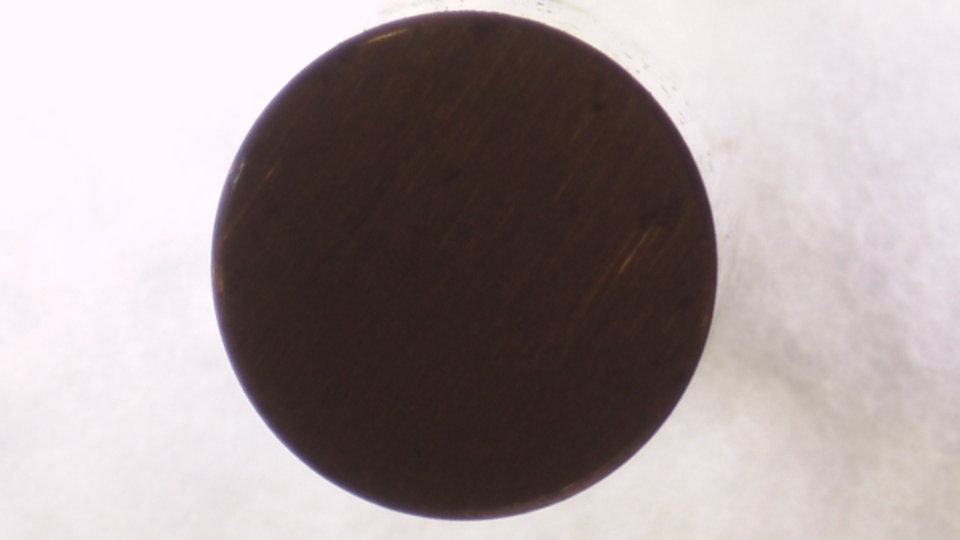
#> input picture images/test8.jpg, 1920 x 1080 px, given in place of the camera (shown at 1/2 size)
$ python main.py
#> lines starting #> are read from the running program, lines starting #| are printed output that depends on the picture; long printed decimals are rounded
### Quadrants/quadrants.py

class Quadrant:
    patterns = []
    quadrant_number = -1

    @classmethod
    def checkPattern(cls, neighbor_pattern):
        for pattern in cls.patterns:
            if neighbor_pattern == pattern:
                return cls.quadrant_number
        return None

class Quadrant0(Quadrant):
    patterns = [0, 0, 0, 0]
    quadrant_number = 0

class Quadrant1(Quadrant):
    #patterns = [[1, 0, 0, 0], [0, 1, 0, 0], [0, 0, 0, 1], [0, 0, 1, 0]]
    patterns = [[255, 0, 0, 0], [0, 255, 0, 0], [0, 0, 0, 255], [0, 0, 255, 0]]
    quadrant_number = 1

class Quadrant2(Quadrant):
    #patterns = [[1, 1, 0, 0], [0, 1, 0, 1], [0, 0, 1, 1], [1, 0, 1, 0]]
    patterns = [[255, 255, 0, 0], [0, 255, 0, 255], [0, 0, 255, 255], [255, 0, 255, 0]]
    quadrant_number = 2

class Quadrant3(Quadrant):
    #patterns = [[1, 1, 0, 1], [0, 1, 1, 1], [1, 0, 1, 1], [1, 1, 1, 0]]
    patterns = [[255, 255, 0, 255], [0, 255, 255, 255], [255, 0, 255, 255], [255, 255, 255, 0]]
    quadrant_number = 3

class Quadrant4(Quadrant):
    #patterns = [[1, 1, 1, 1]]
    patterns = [[255, 255, 255, 255]]
    quadrant_number = 4


class QuadrantD(Quadrant):
    #patterns = [[1, 0, 0, 1], [0, 1, 1, 0]]
    patterns = [[255, 0, 0, 255], [0, 255, 255, 0]]
    quadrant_number = 5


def matchPattern(neighbor_pattern):
    # Check all of the Quadrant patterns, check which one matches
    if Quadrant0.checkPattern(neighbor_pattern):
        return 0
    elif Quadrant1.checkPattern(neighbor_pattern):
        return 1
    elif Quadrant2.checkPattern(neighbor_pattern):
        return 2
    elif Quadrant3.checkPattern(neighbor_pattern):
        return 3
    elif Quadrant4.checkPattern(neighbor_pattern):
        return 4
    else:
        return 5


print(matchPattern([1, 1, 1, 1]))

### webcam.py
import cv2
from helper import*
import time

# [6 lines left out: function display_captured_image, not called in this run]


def start():
    vid = cv2.VideoCapture(0)
    frame = None
    while True:
        ret, frame = vid.read()
        cv2.imshow("camera", frame)
        if cv2.waitKey(1) & 0xFF == ord('q'):
            break
    vid.release()
    cv2.destroyAllWindows()
    return frame

# [18 lines of commented-out code are left out]

### helper.py
import cv2
import glob
import numpy as np
from scipy import ndimage
from skimage.measure import regionprops
from Quadrants.quadrants import *

WIDTH = 720
HEIGHT = 480

file_name = input("Enter the file name for this jpg image: ")
#> the answer given: images/test8.jpg


def areaFormula(nq1, nq2, nq3, nq4, nqd):
    res = 0.25 * (nq1 + (2 * nq2) + (3 * nq3) + (4 * nq4) + (2 * nqd))
    return res

# Takes a string filename to an image file to binarize, returns filled binary image of original input image
def binarizeImage(filename, img=None):
    if img is None:
        img = cv2.imread(filename, 2)

    #resized = cv2.resize(img, (WIDTH, HEIGHT), interpolation=cv2.INTER_AREA)

    # Converting the image into binary. The second argument is an integer representing the cutoff intensity for a pixel
    # If a pixel's intensity is above 150, set it to 0. If below 150, set to 1
    ret, bw_image = cv2.threshold(img, 150, 1, cv2.THRESH_BINARY_INV)
    imgArray = np.asarray(bw_image)

    # Fill the image to get rid of stray black pixels
    imgArrayFilled = np.array(ndimage.binary_fill_holes(imgArray), dtype=np.uint8) * 255
    return imgArrayFilled


def bwarea(img):
    properties = regionprops(img)
    return properties[0].area


def calculateValveArea(calibrated_value, targetFile='images/tv12.jpg', img=None):  #enter picture name to find values here
    if img is None:
        img = cv2.imread(targetFile, 2)

  #  file_name = input("Enter the file name for this jpg image: ")

    resized = cv2.resize(img, (720, 480), interpolation=cv2.INTER_AREA)
    ret, bw_image = cv2.threshold(img, 125, 1, cv2.THRESH_BINARY_INV)
    imgArray = np.asarray(bw_image)
    imgArrayFilled = np.array(ndimage.binary_fill_holes(imgArray), dtype=np.uint8) * 255
    cv2.imshow("output", imgArrayFilled)

    #Save the image
    cv2.imwrite("images/" + file_name + "saved.jpg", imgArrayFilled)

    valve_pixel_area = bwarea(imgArrayFilled)
    return calibrated_value * valve_pixel_area

# [20 lines of commented-out code are left out]

### calibration.py
import cv2
import math
from helper import *


# High precision value to represent pi
PI = math.pi

# Calibrated value that we will obtain from the gauge
pixel_calibrated_value = 0

# Actual, measured diameter of the gauge in millimeter
gauge_actual_diameter = 5.49

# Actual area of gauge
gauge_actual_area = 0.25 * (gauge_actual_diameter * gauge_actual_diameter) * PI

# Calculated area of gauge
gauge_calculated_area = 0


def calibrate(filename='images/test10.jpg', img=None):
    binaryGaugeImgFilled = None
    # Convert the gauge image into binary, and fill it.
    if img is None:
        binaryGaugeImgFilled = binarizeImage(filename)
    else:
        binaryGaugeImgFilled = binarizeImage(filename=None,img=img)


    # Now we calculate the area
    imgArea = bwarea(binaryGaugeImgFilled)

    pixel_calibrated_value = gauge_actual_area / imgArea
    gauge_calculated_area = imgArea * pixel_calibrated_value

    return gauge_actual_area, gauge_calculated_area, pixel_calibrated_value, imgArea

### main.py
import cv2
import numpy as np

from scipy import ndimage
from Quadrants.quadrants import *
from helper import *
from calibration import *
from webcam import *

#file_name = input("Enter the file name for this jpg image:")

picture = start()
#> in start, frame is the input picture: shape (1080, 1920, 3); mean B, G, R 154.3, 153.6, 164.9
#> (key q is pressed here)

(actual_area, calculated_area, calibrated_value, pixel_area) = calibrate(img=picture)
#> in binarizeImage, `ret, bw_image = cv2.threshold(img, 150, 1, cv2.THRESH_BINARY_INV)`:
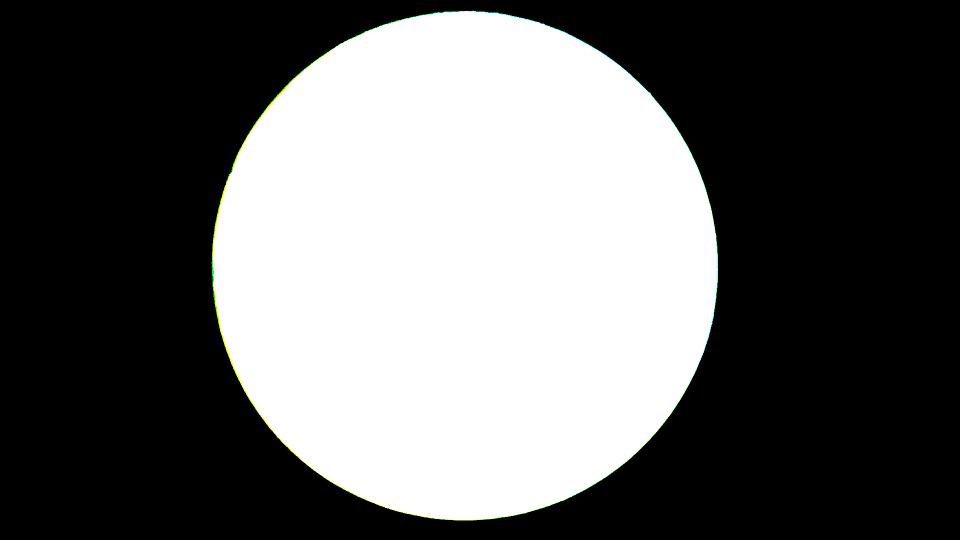
#> bw_image: shape (1080, 1920, 3) (shown at 1/2 size); mean B, G, R 0.389, 0.39, 0.389; drawn with 1 as white
#> in bwarea, `properties = regionprops(img)`: properties = 1 regions
#> in calibrate, `imgArea = bwarea(binaryGaugeImgFilled)`: imgArea = 2422843
#> in calibrate, `pixel_calibrated_value = gauge_actual_area / imgArea`: pixel_calibrated_value = 9.77e-06
#> in calibrate, `gauge_calculated_area = imgArea * pixel_calibrated_value`: gauge_calculated_area = 23.67
#> actual_area = 23.67; calculated_area = 23.67; calibrated_value = 9.77e-06; pixel_area = 2422843
print(f"True Gauge Area:\n{round(actual_area, 4)}"
      f"\n\nPixel Area:\n{pixel_area}"
      f"\n\nCalculated Area:\n{round(calculated_area, 4)}"
      f"\n\nCalibration Factor:\n{calibrated_value}\n")
#| True Gauge Area:
#| 23.672
#| Pixel Area:
#| 2422843.0
#| Calculated Area:
#| 23.672
#| Calibration Factor:
#| 9.770331459618075e-06
print(f"Calculated Valve Area (in mm^2):\n{calculateValveArea(calibrated_value, img=picture)}")
#> in calculateValveArea, `resized = cv2.resize(img, (720, 480), interpolation=cv2.INTER_AREA)`:
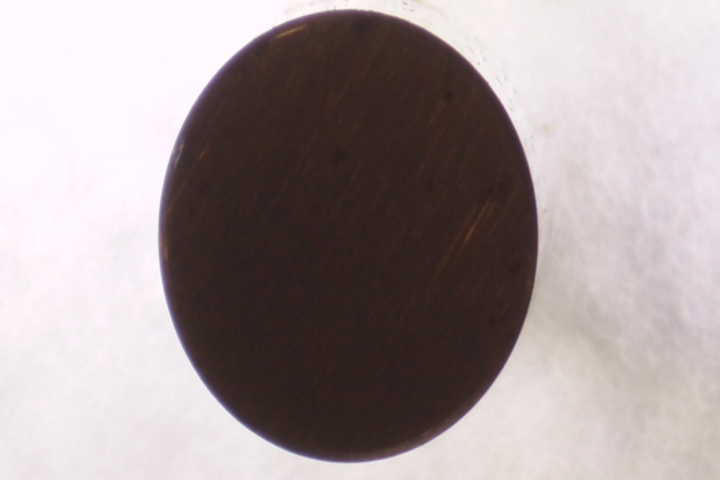
#> resized: shape (480, 720, 3); mean B, G, R 154.3, 153.6, 164.9
#> in calculateValveArea, `valve_pixel_area = bwarea(imgArrayFilled)`: valve_pixel_area = 2406995
#| Calculated Valve Area (in mm^2):
#| 23.517

# (actual_area, calculated_area, calibrated_value, pixel_area) = calibrate()
# print(f"True Gauge Area:\n{round(actual_area, 4)}"
#       f"\n\nPixel Area:\n{pixel_area}"
#       f"\n\nCalculated Area:\n{round(calculated_area, 4)}"
#       f"\n\nCalibration Factor:\n{calibrated_value}\n")
# print(f"Calculated Valve Area (in mm^2):\n{calculateValveArea(calibrated_value, img=)}")

cv2.waitKey(0)
cv2.destroyAllWindows()
